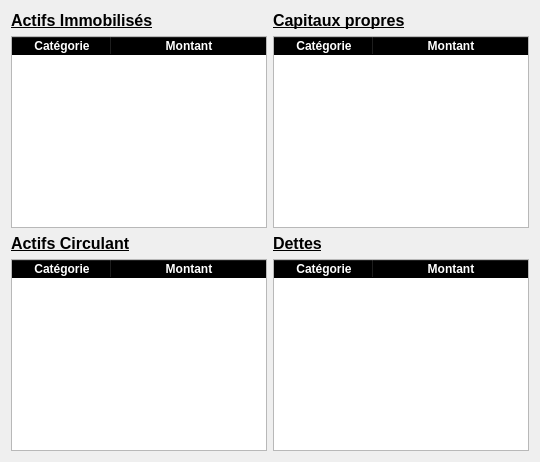
               <widget class="QWidget" name="tab_rapports_financiers">
                <attribute name="title">
                 <string>Rapports Financiers</string>
                </attribute>
                <layout class="QGridLayout" name="gridLayout_13">
                 <item row="0" column="0">
                  <widget class="QLabel" name="label_11">
                   <property name="minimumSize">
                    <size>
                     <width>50</width>
                     <height>1</height>
                    </size>
                   </property>
                   <property name="font">
                    <font>
                     <pointsize>12</pointsize>
                     <bold>true</bold>
                     <underline>true</underline>
                    </font>
                   </property>
                   <property name="text">
                    <string>Actifs Immobilisés</string>
                   </property>
                  </widget>
                 </item>
                 <item row="0" column="1">
                  <widget class="QLabel" name="label_13">
                   <property name="minimumSize">
                    <size>
                     <width>50</width>
                     <height>1</height>
                    </size>
                   </property>
                   <property name="font">
                    <font>
                     <pointsize>12</pointsize>
                     <bold>true</bold>
                     <underline>true</underline>
                    </font>
                   </property>
                   <property name="text">
                    <string>Capitaux propres</string>
                   </property>
                  </widget>
                 </item>
                 <item row="1" column="0">
                  <widget class="QTableWidget" name="table_infos_actifs_immo">
                   <property name="styleSheet">
                    <string notr="true">QHeaderView::section{
	font-weight: bold;
	background-color: black;
	color: white;
}

QTablewidget{
	alternate-background-color: #B0EDFB;
	background-color: #F4F9FA;
}</string>
                   </property>
                   <property name="alternatingRowColors">
                    <bool>true</bool>
                   </property>
                   <attribute name="horizontalHeaderStretchLastSection">
                    <bool>true</bool>
                   </attribute>
                   <column>
                    <property name="text">
                     <string>Catégorie</string>
                    </property>
                   </column>
                   <column>
                    <property name="text">
                     <string>Montant</string>
                    </property>
                   </column>
                  </widget>
                 </item>
                 <item row="1" column="1">
                  <widget class="QTableWidget" name="table_infos_Capitaux_propres">
                   <property name="styleSheet">
                    <string notr="true">QHeaderView::section{
	font-weight: bold;
	background-color: black;
	color: white;
}

QTablewidget{
	alternate-background-color: #B0EDFB;
	background-color: #F4F9FA;
}</string>
                   </property>
                   <property name="alternatingRowColors">
                    <bool>true</bool>
                   </property>
                   <attribute name="horizontalHeaderStretchLastSection">
                    <bool>true</bool>
                   </attribute>
                   <column>
                    <property name="text">
                     <string>Catégorie</string>
                    </property>
                   </column>
                   <column>
                    <property name="text">
                     <string>Montant</string>
                    </property>
                   </column>
                  </widget>
                 </item>
                 <item row="2" column="0">
                  <widget class="QLabel" name="label_12">
                   <property name="minimumSize">
                    <size>
                     <width>50</width>
                     <height>1</height>
                    </size>
                   </property>
                   <property name="font">
                    <font>
                     <pointsize>12</pointsize>
                     <bold>true</bold>
                     <underline>true</underline>
                    </font>
                   </property>
                   <property name="text">
                    <string>Actifs Circulant</string>
                   </property>
                  </widget>
                 </item>
                 <item row="2" column="1">
                  <widget class="QLabel" name="label_14">
                   <property name="minimumSize">
                    <size>
                     <width>50</width>
                     <height>1</height>
                    </size>
                   </property>
                   <property name="font">
                    <font>
                     <pointsize>12</pointsize>
                     <bold>true</bold>
                     <underline>true</underline>
                    </font>
                   </property>
                   <property name="text">
                    <string>Dettes</string>
                   </property>
                  </widget>
                 </item>
                 <item row="3" column="0">
                  <widget class="QTableWidget" name="table_infos_actifs_circulants">
                   <property name="styleSheet">
                    <string notr="true">QHeaderView::section{
	font-weight: bold;
	background-color: black;
	color: white;
}

QTablewidget{
	alternate-background-color: #B0EDFB;
	background-color: #F4F9FA;
}</string>
                   </property>
                   <property name="alternatingRowColors">
                    <bool>true</bool>
                   </property>
                   <attribute name="horizontalHeaderStretchLastSection">
                    <bool>true</bool>
                   </attribute>
                   <column>
                    <property name="text">
                     <string>Catégorie</string>
                    </property>
                   </column>
                   <column>
                    <property name="text">
                     <string>Montant</string>
                    </property>
                   </column>
                  </widget>
                 </item>
                 <item row="3" column="1">
                  <widget class="QTableWidget" name="table_infos_actifs_circulants_2">
                   <property name="styleSheet">
                    <string notr="true">QHeaderView::section{
	font-weight: bold;
	background-color: black;
	color: white;
}

QTablewidget{
	alternate-background-color: #B0EDFB;
	background-color: #F4F9FA;
}</string>
                   </property>
                   <property name="alternatingRowColors">
                    <bool>true</bool>
                   </property>
                   <attribute name="horizontalHeaderStretchLastSection">
                    <bool>true</bool>
                   </attribute>
                   <column>
                    <property name="text">
                     <string>Catégorie</string>
                    </property>
                   </column>
                   <column>
                    <property name="text">
                     <string>Montant</string>
                    </property>
                   </column>
                  </widget>
                 </item>
                </layout>
               </widget>
